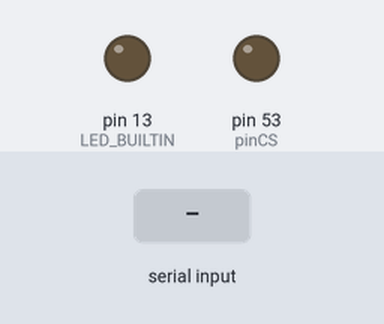
Bench run of a sketch on a simulated Arduino Mega 2560, built with avr-gcc and run on an emulated ATmega2560. Parts: output pins drawn as LEDs (lit = HIGH). The test bench sets the inputs (shaded band). Storage starts empty; EEPROM starts erased; what the sketch prints to the serial monitor is not drawn.

Above: at 1.2 s.
1.3 s: "1\n" received over Serial
At 1.8 s:
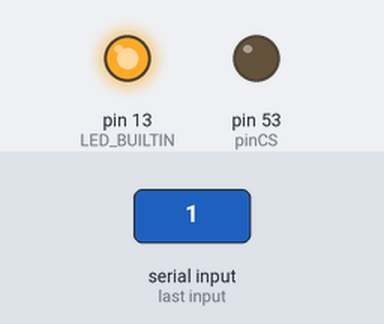
2.8 s: "0\n" received over Serial
At 4.0 s:
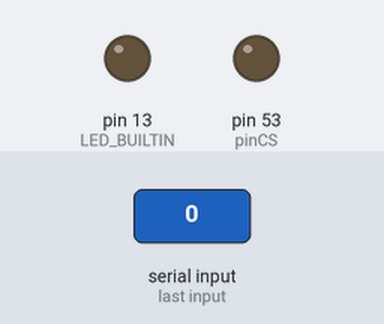
4.3 s: "2\n" received over Serial
At 5.2 s:
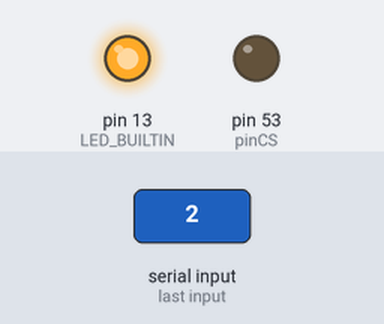
Timing chart, 0 to 7.3 s (numbered marks = the images above; inputs shaded):
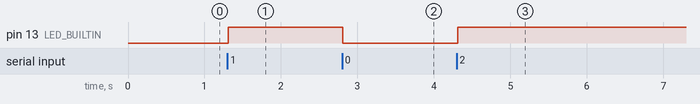

The sketch:

sd_kart_log_kaydi.ino
```cpp
//kutuphaneler
#include <SD.h>
#include <SPI.h>
#include <EEPROM.h>

//minumum 25 ms doğru veri kaydediliyor
//15 dede doğru ancak 2 kez tekrarlanıyor


//sd kart ayarları
File dosyam;
int pinCS = 53;

//serial ayarlar
boolean ok=false;
String real_data;

//log kaydi icin degiskenler
unsigned long log_kaydi_say;
String dosya_ismi;

//led kayit icin
boolean led_durum=LOW;

void setup() {
  //serial
  Serial.begin(115200);

  //led kayıt
  pinMode(LED_BUILTIN, OUTPUT);

  //sd kart icin
  pinMode(pinCS, OUTPUT);

  //sd kart kontrol ediliyor
  if (SD.begin()){
    Serial.println("SD kart yazilmaya hazir.!");
  } else{
    Serial.println("SD kartta sorun var.!");
    return;
  }
  //epromm kaydından son sayısal deger okunuyor
  EEPROM.get(0,log_kaydi_say); //dikkat 4 byte kapliyor
  log_kaydi_say++; //log degiskeni bir sonraki log kaydı icin ayarlanıyor
  EEPROM.put(0,log_kaydi_say);//yeni log kaydının say degeri


  //dosya ismi ayarlanıyor
  dosya_ismi=String(log_kaydi_say);
  dosya_ismi = "log"+dosya_ismi+".txt";
  Serial.println(dosya_ismi);
}
void loop() {
  unsigned long zaman = millis();
  zaman=zaman/1000;
  if (ok) {
  dosyam = SD.open(dosya_ismi, FILE_WRITE);
  if (dosyam) {
    dosyam.print(zaman);
    dosyam.print(",");
    dosyam.println(real_data);
    dosyam.close();
    led_durum=!led_durum;
    digitalWrite(LED_BUILTIN, led_durum);
      }
     real_data = ""; ok = false;}
  }
void serialEvent(){
  while (Serial.available()){
    char temp = (char)Serial.read();
    real_data += temp;
    if (temp == '\n'){ok = true;}}}
```

Measured:
- after the input at 1.3 s, pin 13 (LED_BUILTIN): LOW → HIGH at once
- after the input at 2.8 s, pin 13 (LED_BUILTIN): HIGH → LOW at once
- after the input at 4.3 s, pin 13 (LED_BUILTIN): LOW → HIGH at once
